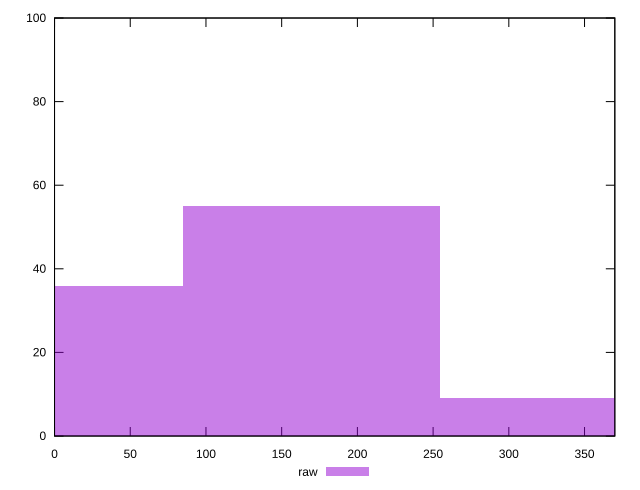

Write the gnuplot code that produced this figure.
reset

$raw <<EOF
0 36
169.915883772888 55
339.831767545776 9
EOF

set key outside below
set boxwidth 169.915883772888
set xrange [0:370]
set yrange [0:100]
set trange [0:100]
set style fill transparent solid 0.5 noborder
set terminal svg size 640, 490 enhanced background rgb 'white'
set output "reprap/unused-css-rules/samples/pages+cached+noexternal+nomedia/raw/histogram.svg"

plot $raw title "raw" with boxes

reset
